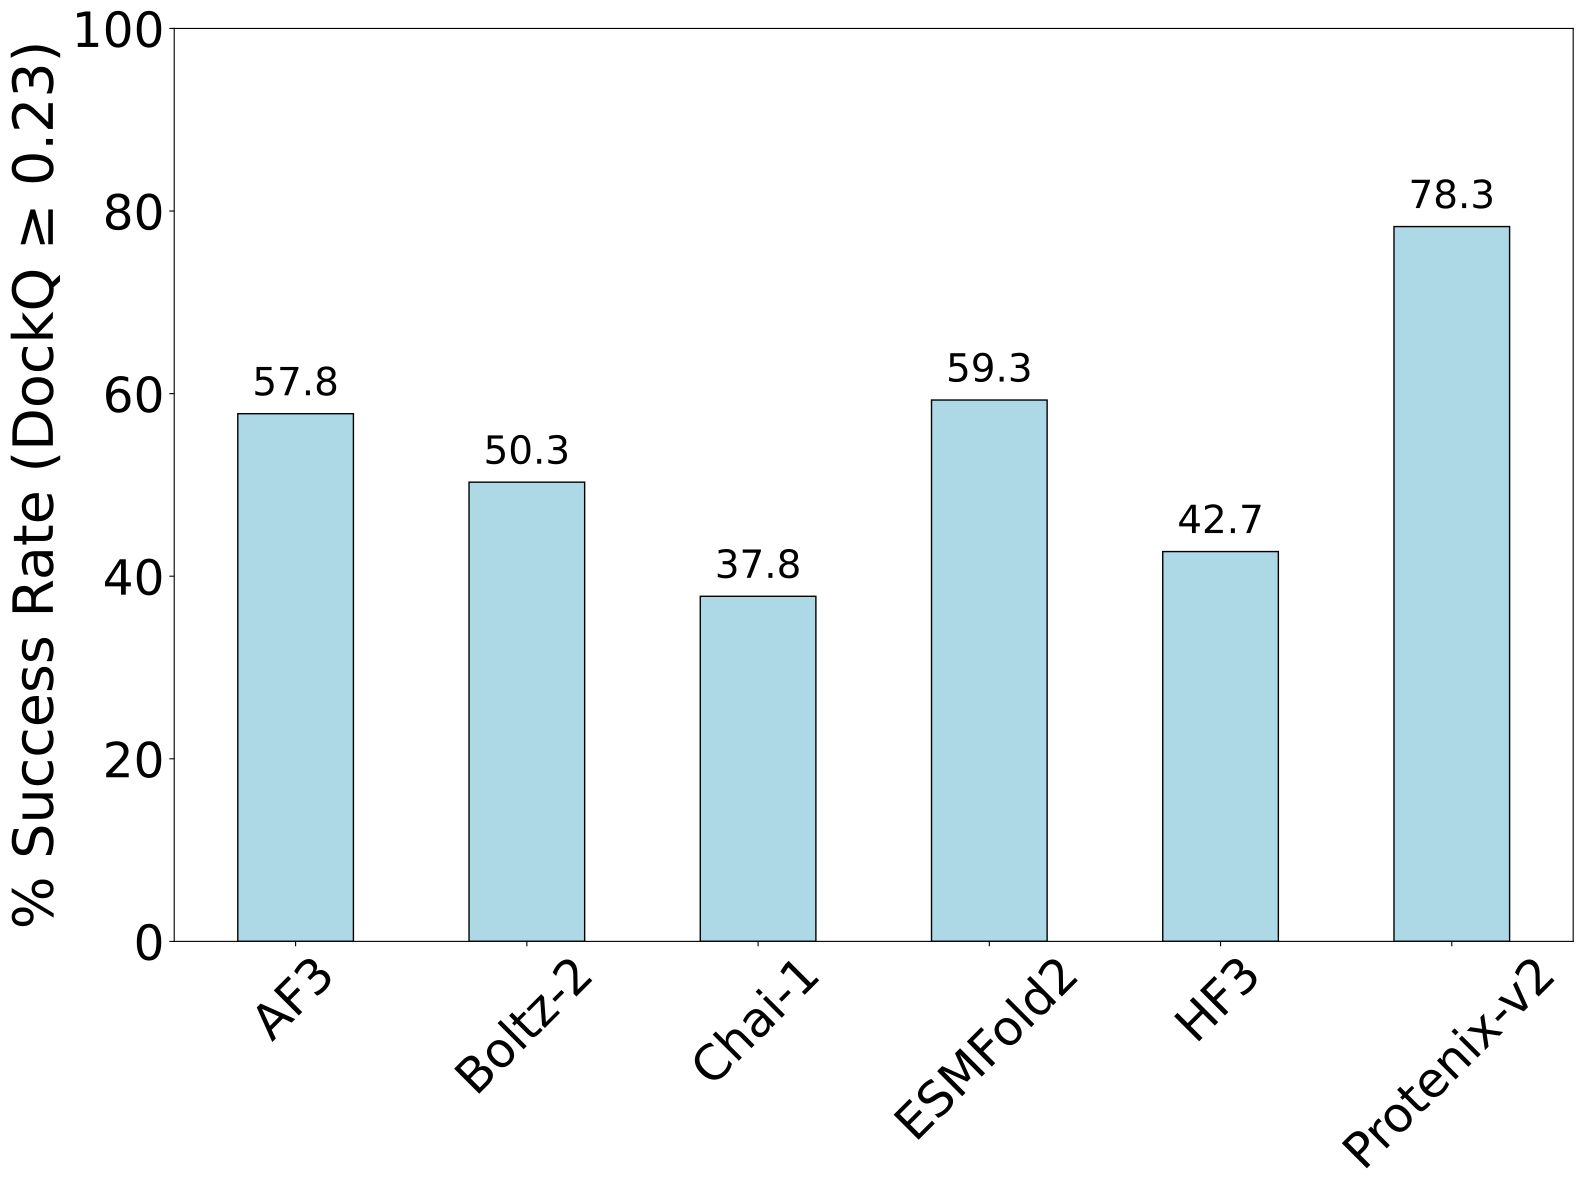

This figure's Python source:
#!/usr/bin/env python3
"""
Plot DockQ success rates (DockQ ≥ 0.23) for multiple structure prediction tools using 5 seeds and 5 ranks.

Inputs
------
../../04_evaluation/AF3/extended/allseeds/DockQ_percentages_5seeds_5ranks.txt
../../04_evaluation/boltz-2/extended/allseeds/DockQ_percentages_5seeds_5ranks.txt
../../04_evaluation/chai-1/extended/allseeds/DockQ_percentages_5seeds_5ranks.txt
../../04_evaluation/ESMFold2/extended/allseeds/DockQ_percentages_5seeds_5ranks.txt
../../04_evaluation/HF3/extended/allseeds/DockQ_percentages_5seeds_5ranks.txt
../../04_evaluation/protenix-v2/extended/allseeds/DockQ_percentages_5seeds_5ranks.txt

Output
------
SR_5seeds_5ranks.pdf
"""

import matplotlib.pyplot as plt
import numpy as np
import re
import os

# Full folder paths
folders = [
    "../../04_evaluation/AF3/extended/allseeds",
    "../../04_evaluation/boltz-2/extended/allseeds",
    "../../04_evaluation/chai-1/extended/allseeds",
    "../../04_evaluation/ESMFold2/extended/allseeds",
    "../../04_evaluation/HF3/extended/allseeds",
    "../../04_evaluation/protenix-v2/extended/allseeds"
]

tools = ["AF3", "Boltz-2", "Chai-1", "ESMFold2", "HF3", "Protenix-v2"]

category = "Acceptable"
color = "lightblue"

data = []

for folder in folders:
    file = os.path.join(folder, "DockQ_percentages_5seeds_5ranks.txt")
    value = 0

    with open(file) as f:
        for line in f:
            match = re.search(r'Acceptable.*?\(([\d\.]+)%\)', line)
            if match:
                value = float(match.group(1))

    data.append(value)

data = np.array(data)

x = np.arange(len(tools))

plt.figure(figsize=(16, 12))

bars = plt.bar(
    x,
    data,
    width=0.5,
    color=color,
    edgecolor='black',
    linewidth=1
)

# Add percentage labels on top of each bar
for bar, value in zip(bars, data):
    plt.text(
        bar.get_x() + bar.get_width() / 2,
        bar.get_height() + 1,
        f"{value:.1f}",
        ha='center',
        va='bottom',
        fontsize=28,
        # fontweight='bold'
    )

plt.xticks(x, tools)

plt.ylabel(
    "% Success Rate (DockQ ≥ 0.23)",
    fontsize=40
)

plt.tick_params(
    axis='x',
    which='major',
    labelsize=35,
    labelrotation=45
)

plt.tick_params(
    axis='y',
    which='major',
    labelsize=35
)

plt.ylim(0, 100)

# plt.title("DockQ Acceptable Models", fontsize=40)

plt.tight_layout()

plt.savefig(
    "SR_5seeds_5ranks.pdf",
    dpi=300,
    bbox_inches='tight'
)

plt.show()
